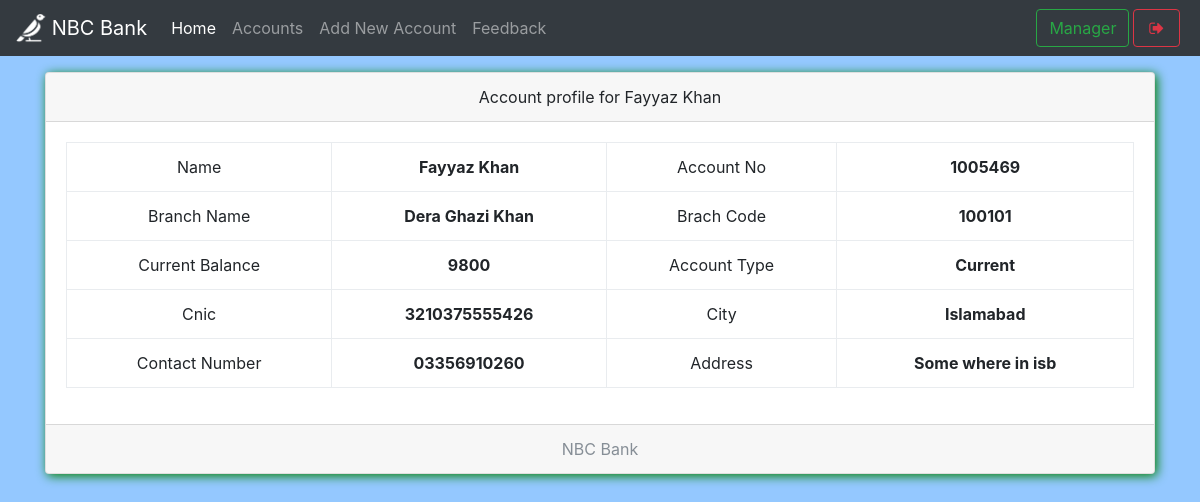
Before: /show.php?id=1 (signed in) with the older database file.
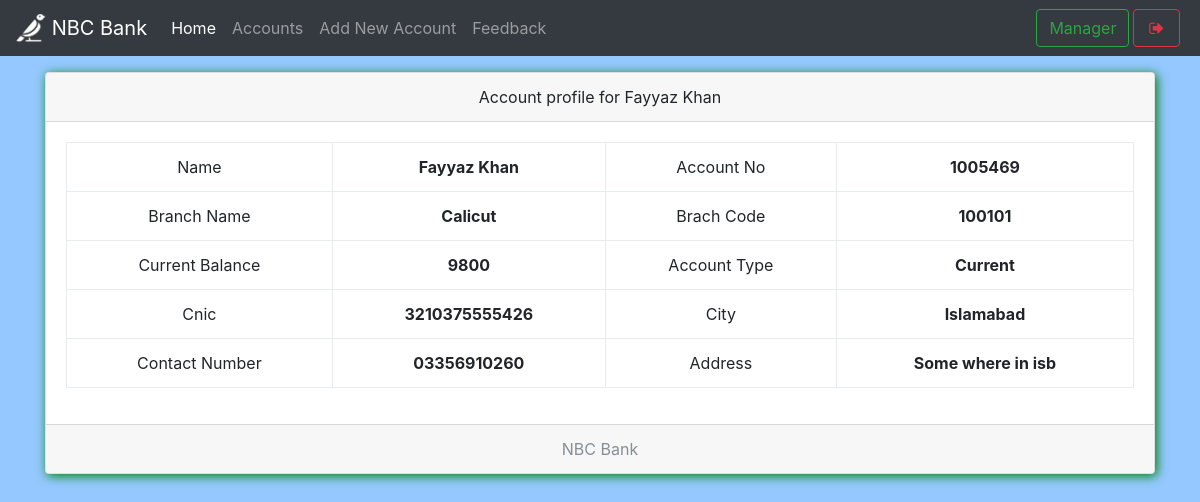
After: the same page with the newer database file.
### tables this page shows
CREATE TABLE `useraccounts` (
  `id` int(11) NOT NULL,
  `email` text NOT NULL,
  `password` text NOT NULL,
  `name` varchar(111) NOT NULL,
  `balance` varchar(111) NOT NULL,
  `cnic` varchar(111) NOT NULL,
  `number` varchar(111) NOT NULL,
  `city` varchar(111) NOT NULL,
  `address` varchar(111) NOT NULL,
  `source` varchar(111) NOT NULL,
  `accountNo` varchar(111) NOT NULL,
  `branch` varchar(111) NOT NULL,
  `accountType` varchar(111) NOT NULL,
  `date` timestamp NOT NULL DEFAULT CURRENT_TIMESTAMP
);

CREATE TABLE `branch` (
  `branchId` int(11) NOT NULL,
  `branchNo` varchar(111) NOT NULL,
  `branchName` varchar(111) NOT NULL
);

### show.php (the view, shortened to what this page needs)
<!DOCTYPE html>
<html>
<head>
  <?php require 'assets/autoloader.php'; ?>
  <?php require 'assets/function.php'; ?>
</head>
<body style="background:#94c8ff;background-size: 100%">
<nav class="navbar navbar-expand-lg navbar-dark bg-dark fixed-top">
 <a class="navbar-brand" href="#">
    <img src="images\Untitled_design-removebg-preview.png" width="30" height="30" class="d-inline-block align-top" alt="">
   <?php echo bankName; ?>
  </a>
  <div class="collapse navbar-collapse" id="navbarSupportedContent">
    <ul class="navbar-nav mr-auto">
      <li class="nav-item ">
        <a class="nav-link active" href="mindex.php">Home <span class="sr-only">(current)</span></a>
      </li>
      <li class="nav-item ">  <a class="nav-link" href="maccounts.php">Accounts</a></li>
      <li class="nav-item ">  <a class="nav-link" href="maddnew.php">Add New Account</a></li>
      <li class="nav-item ">  <a class="nav-link" href="mfeedback.php">Feedback</a></li>
    </ul>
    <?php include 'msideButton.php'; ?>
  </div>
</nav><br><br><br>
<?php
  $array = $con->query("select * from useraccounts,branch where useraccounts.id = '$_GET[id]' AND useraccounts.branch = branch.branchId");
  $row = $array->fetch_assoc();
 ?>
<div class="container">
<div class="card w-100 text-center shadowBlack">
  <div class="card-header">
    Account profile for <?php echo $row['name']; ?>
  </div>
  <div class="card-body">
    <table class="table table-bordered">
      <tbody>
        <tr>
          <td>Name</td>
          <th><?php echo $row['name'] ?></th>
          <td>Account No</td>
          <th><?php echo $row['accountNo'] ?></th>
        </tr><tr>
          <td>Branch Name</td>
          <th><?php echo $row['branchName'] ?></th>
          <td>Brach Code</td>
          <th><?php echo $row['branchNo'] ?></th>
        </tr><tr>
          <td>Current Balance</td>
          <th><?php echo $row['balance'] ?></th>
          <td>Account Type</td>
          <th><?php echo $row['accountType'] ?></th>
        </tr><tr>
          <td>Cnic</td>
          <th><?php echo $row['cnic'] ?></th>
          <td>City</td>
          <th><?php echo $row['city'] ?></th>
        </tr><tr>
          <td>Contact Number</td>
          <th><?php echo $row['number'] ?></th>
          <td>Address</td>
          <th><?php echo $row['address'] ?></th>
        </tr>
      </tbody>
    </table>
  </div>
  <div class="card-footer text-muted">
    <?php echo bankName; ?>
  </div>
</div>
</body>
</html>

Changed rows visible on the page:
changed through a linked row, useraccounts "Fayyaz Khan": branch.branchName "Dera Ghazi Khan" → "Calicut"
